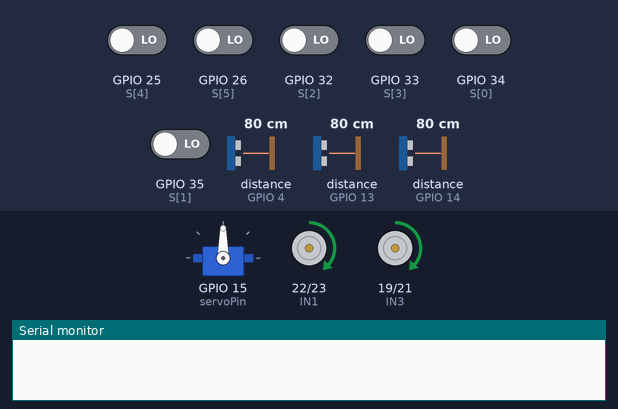
Recording of a sketch running on a simulated ESP32. On the bench: servo, motor-driver pin pairs drawn as motors (green arrow = first pin HIGH = forward, orange = second pin HIGH = backward, longer = more drive, scaled by the enable pin), the last lines printed to the serial monitor. Wiring (inferred from the names in the program): 3 × ultrasonic range finder: trigger GPIO 2, echo GPIO 4 / trigger GPIO 12, echo GPIO 13 / trigger GPIO 27, echo GPIO 14. Inputs (shaded band) come from the test bench; at power-on: GPIO 25 (S[4]), GPIO 26 (S[5]), GPIO 32 (S[2]), GPIO 33 (S[3]), GPIO 34 (S[0]), GPIO 35 (S[1]) LOW, distance to the obstacle (sensors on GPIO 4, GPIO 13, GPIO 14) 80 cm. The echo pulse lasts 58.3 µs per cm.

Above: at 4.2 s.
4.3 s: GPIO 26 (S[5]) driven HIGH
At 4.9 s:
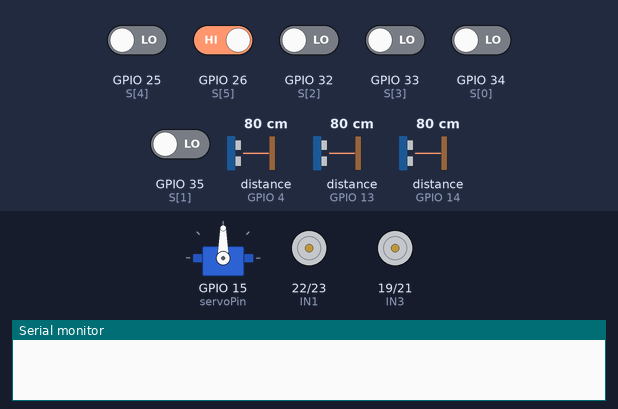
7.3 s: distance to the obstacle (sensor on GPIO 4) set to 23 cm
10.3 s: distance to the obstacle (sensor on GPIO 4) set to 18 cm
At 10.9 s:
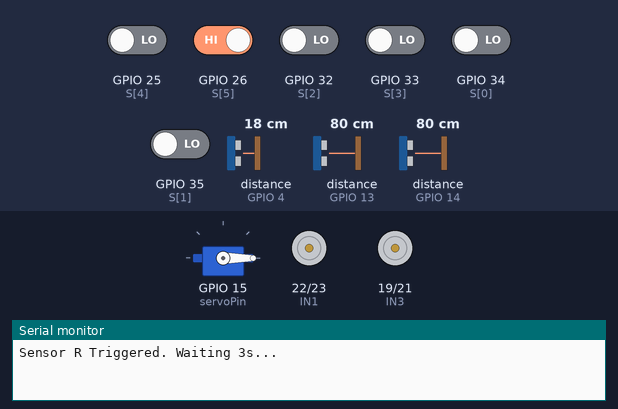
12.0 s: distance to the obstacle (sensor on GPIO 13) set to 22 cm
15.0 s: distance to the obstacle (sensor on GPIO 13) set to 18 cm
At 16.2 s:
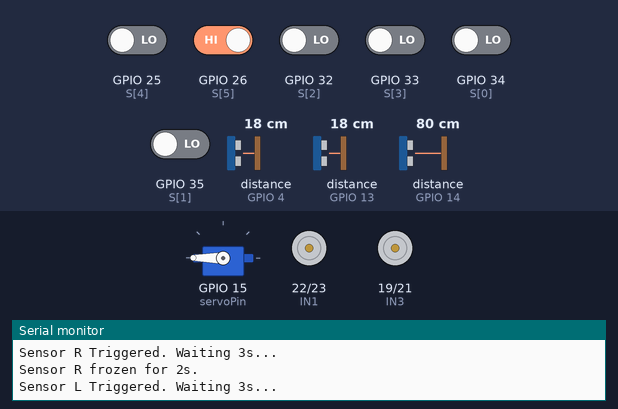
16.7 s: distance to the obstacle (sensor on GPIO 14) set to 18 cm
19.7 s: distance to the obstacle (sensor on GPIO 14) set to 13 cm
At 22.9 s:
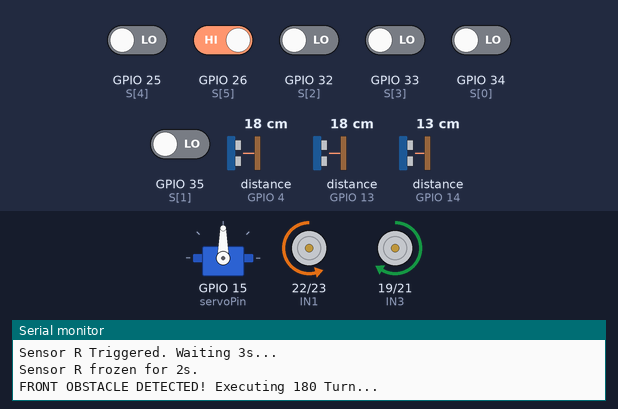
Timing chart, 0 to 23.7 s (numbered marks = the images above; inputs shaded):
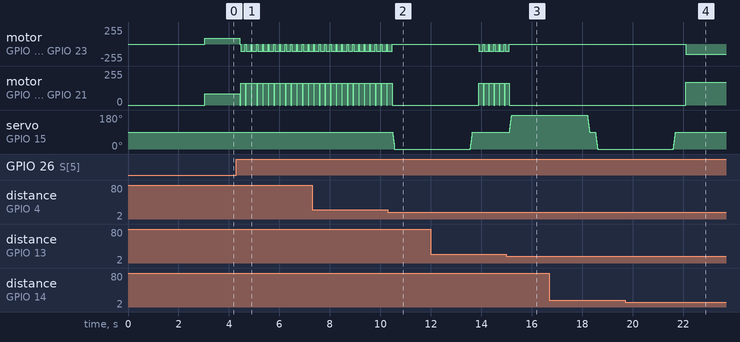

Measured:
- the behaviour switches between 21 and 20 cm on distance to the obstacle (sensor on GPIO 4) (found by bisection; images 1 and 2)
- the behaviour switches between 21 and 20 cm on distance to the obstacle (sensor on GPIO 13) (found by bisection; images 2 and 3)
- the behaviour switches between 16 and 15 cm on distance to the obstacle (sensor on GPIO 14) (found by bisection; images 3 and 4)
- after the input at 4.3 s, motor on GPIO 22 (IN1) / GPIO 23 (IN2): alternates backward 105/255 for 0.20 s and stopped for 0.03 s, starting after 0.13 s; motor on GPIO 19 (IN3) / GPIO 21 (IN4): alternates forward 165/255 for 0.20 s and stopped for 0.03 s, starting after 0.13 s
- after the input at 10.3 s, motor on GPIO 22 (IN1) / GPIO 23 (IN2), motor on GPIO 19 (IN3) / GPIO 21 (IN4): goes on until 10.5 s, then stays stopped; servo on GPIO 15 (servoPin): 90° → 0° after 0.18 s
- after the input at 15.0 s, motor on GPIO 22 (IN1) / GPIO 23 (IN2), motor on GPIO 19 (IN3) / GPIO 21 (IN4): goes on until 15.1 s, then stays stopped
- after the input at 19.7 s, motor on GPIO 22 (IN1) / GPIO 23 (IN2): stopped → backward 155/255 after 2.4 s; motor on GPIO 19 (IN3) / GPIO 21 (IN4): stopped → forward 170/255 after 2.4 s; servo on GPIO 15 (servoPin): goes on until 21.7 s, then stays 90°

The sketch:

main.ino
```cpp
#include <ESP32Servo.h>

// -------- ESP32 PINS --------
const int ENA = 18;
const int IN1 = 22;
const int IN2 = 23;
const int IN3 = 19;
const int IN4 = 21;
const int ENB = 5;

// IR Sensor Array
const int S[6] = {34, 35, 32, 33, 25, 26};

// Ultrasonic Pins
const int trigFront = 27; const int echoFront = 14;
const int trigLeft  = 12; const int echoLeft  = 13;
const int trigRight = 2;  const int echoRight = 4;

// Servo Configuration
Servo myServo;
const int servoPin = 15;
int currentServoAngle = 90;

// -------- TUNING VARIABLES --------
const int baseSpeed = 85;
const int turnSpeed = 135;
const int innerWheelSpeed = 75;
const int sharpTurnSpeed = 160;
const int sharpReverseSpeed = 100;

// Increased to 20cm so the robot has physical room to spin 180 without hitting the box
const int obstacleThreshold = 15;

// -------- SENSOR FREEZE VARIABLES --------
unsigned long frontFreezeUntil = 0;
unsigned long leftFreezeUntil = 0;
unsigned long rightFreezeUntil = 0;
const unsigned long freezeDuration = 2000; // 2 seconds (still used for side sensors)

// -------- MEMORY & TIMEOUT VARIABLES --------
char lastDirection = 'S';
bool isLost = false;
unsigned long lostStartTime = 0;
const unsigned long sweepTimeoutStraight = 100;
const unsigned long sweepTimeoutTurn = 700;

// TIME TRACKING FOR DYNAMIC FREEZE
unsigned long runStartTime = 0;

// STATE FLAG FOR SIDE DETECTION
bool enableSideDetection = true;

void motorSetup() {
  pinMode(IN1, OUTPUT); pinMode(IN2, OUTPUT);
  pinMode(IN3, OUTPUT); pinMode(IN4, OUTPUT);
  pinMode(ENA, OUTPUT); pinMode(ENB, OUTPUT);
  for(int i = 0; i < 6; i++) { pinMode(S[i], INPUT); }
  pinMode(trigFront, OUTPUT); pinMode(echoFront, INPUT);
  pinMode(trigLeft, OUTPUT);  pinMode(echoLeft, INPUT);
  pinMode(trigRight, OUTPUT); pinMode(echoRight, INPUT);

  myServo.attach(servoPin);
  myServo.write(90);
  currentServoAngle = 90;
}

void moveServoSlowly(int targetAngle) {
  int step = (currentServoAngle < targetAngle) ? 5 : -5;
  while (currentServoAngle != targetAngle) {
    currentServoAngle += step;
    myServo.write(currentServoAngle);
    delay(5);
  }
}

void drive(int rightSpd, int leftSpd) {
  if (leftSpd > 0)       { digitalWrite(IN1, HIGH); digitalWrite(IN2, LOW); }
  else if (leftSpd < 0)  { digitalWrite(IN1, LOW);  digitalWrite(IN2, HIGH); leftSpd = -leftSpd; }
  else                   { digitalWrite(IN1, LOW);  digitalWrite(IN2, LOW); }
  if (rightSpd > 0)      { digitalWrite(IN3, HIGH); digitalWrite(IN4, LOW  ); }
  else if (rightSpd < 0) { digitalWrite(IN3, LOW);  digitalWrite(IN4, HIGH); rightSpd = -rightSpd; }
  else                   { digitalWrite(IN3, LOW);  digitalWrite(IN4, LOW); }
  analogWrite(ENA, leftSpd);
  analogWrite(ENB, rightSpd);
}

void brake() {
  digitalWrite(IN1, LOW); digitalWrite(IN2, LOW);
  digitalWrite(IN3, LOW); digitalWrite(IN4, LOW);
  analogWrite(ENA, 0); analogWrite(ENB, 0);
}

long getDistance(int trig, int echo) {
  digitalWrite(trig, LOW); delayMicroseconds(2);
  digitalWrite(trig, HIGH); delayMicroseconds(10);
  digitalWrite(trig, LOW);
  long duration = pulseIn(echo, HIGH, 20000);
  delay(10); // Cross-talk protection
  if (duration == 0) return 999;
  return duration * 0.034 / 2;
}

void handleObstacle(int angle, char sensor) {
  brake();
  moveServoSlowly(angle);
  Serial.print("Sensor "); Serial.print(sensor); Serial.println(" Triggered. Waiting 3s...");
  delay(3000);
  moveServoSlowly(90);
  delay(200);

  if (sensor == 'L') leftFreezeUntil = millis() + freezeDuration;
  if (sensor == 'R') rightFreezeUntil = millis() + freezeDuration;
  Serial.print("Sensor "); Serial.print(sensor); Serial.println(" frozen for 2s.");
}

// ==========================================
// DYNAMIC 180-DEGREE TURN LOGIC
// ==========================================
void execute180Turn() {
  brake(); delay(200);
  Serial.println("FRONT OBSTACLE DETECTED! Executing 180 Turn...");

  // 1. Start spinning Right
  drive(sharpTurnSpeed+10, -sharpReverseSpeed-55);

  // 2. Blind spin for half a second to force the sensors OFF the current line
  delay(500);

  // 3. Dynamic Catch: Keep spinning until the center sensors see the line behind us
  unsigned long turnStartTime = millis();
  while (millis() - turnStartTime < 5000) { // 5-second failsafe

    // Read the two center sensors
    int s2 = digitalRead(S[2]);
    int s3 = digitalRead(S[3]);

    // The moment either center sensor hits black, we have completed the 180!
    if (s2 == HIGH || s3 == HIGH) {
      Serial.println("Line re-acquired! 180 complete.");
      break;
    }
  }

  brake(); delay(200);

  // 4. MUTE ALL ULTRASONIC SENSORS BASED ON NEW FORMULA
  unsigned long timeTaken = millis() - runStartTime;
  unsigned long dynamicFreezeDuration = 0;

  // 3 seconds * 1 = 3000 milliseconds
  // Safety check: Prevent negative calculation if it hits obstacle in under 3 seconds
  if (timeTaken > 3000) {
    dynamicFreezeDuration = 2 * (timeTaken - 3000);
  } else {
    dynamicFreezeDuration = 0; // Don't freeze if we hit the obstacle too early
  }

  unsigned long safeEscapeTime = millis() + dynamicFreezeDuration;
  frontFreezeUntil = safeEscapeTime;
  leftFreezeUntil = safeEscapeTime;
  rightFreezeUntil = safeEscapeTime;

  Serial.print("All Ultrasonic Sensors muted for ");
  Serial.print(dynamicFreezeDuration / 1000);
  Serial.println(" seconds.");
}

void setup() {
  Serial.begin(9600);
  ESP32PWM::allocateTimer(0); ESP32PWM::allocateTimer(1);
  ESP32PWM::allocateTimer(2); ESP32PWM::allocateTimer(3);
  motorSetup();
  delay(3000);

  // Mark the exact time the robot starts moving after setup
  runStartTime = millis();
}

void loop() {
  unsigned long currentTime = millis();

  // 1. CHECK ULTRASONIC SENSORS

  // FRONT SENSOR (Always Active) - triggers the 180 Turn
  if (currentTime > frontFreezeUntil) {
    if (getDistance(trigFront, echoFront) < obstacleThreshold) {
      execute180Turn();
      return;
    }
  }

  // SIDE SENSORS (Only Active if Phase 1 is true)
  if (enableSideDetection) {
    if (currentTime > leftFreezeUntil) {
      if (getDistance(trigLeft, echoLeft) < obstacleThreshold+5) {
        handleObstacle(180, 'L');
        return;
      }
    }

    if (currentTime > rightFreezeUntil) {
      if (getDistance(trigRight, echoRight) < obstacleThreshold+5) {
        handleObstacle(0, 'R');
        return;
      }
    }
  }

  // 2. READ IR SENSORS
  int s[6];
  for (int i = 0; i < 6; i++) { s[i] = digitalRead(S[i]); }
  int sensorState = (s[0] << 5) | (s[1] << 4) | (s[2] << 3) | (s[3] << 2) | (s[4] << 1) | s[5];

  if (sensorState != 0b000000) isLost = false;

  // 3. LINE FOLLOWING LOGIC
  switch (sensorState) {
    case 0b001100: case 0b001000: case 0b000100: case 0b011110:
      lastDirection = 'S';
      drive(baseSpeed, baseSpeed);
      break;

    case 0b011000: case 0b010000: case 0b011100:
      lastDirection = 'L'; drive(innerWheelSpeed, turnSpeed+10);
      break;

    case 0b110000: case 0b111000: case 0b101000:
      lastDirection = 'L'; drive(0, turnSpeed+10);
      break;

    case 0b100000: case 0b111100: case 0b111110:
      lastDirection = 'L'; brake(); delay(30);
      drive(-sharpReverseSpeed-5, sharpTurnSpeed+5); delay(150);
      break;

    case 0b000110: case 0b000010: case 0b001110:
      lastDirection = 'R'; drive(turnSpeed+10, innerWheelSpeed);
      break;

    case 0b000011: case 0b000111: case 0b000101:
      lastDirection = 'R'; drive(turnSpeed+10, 0);
      break;

    case 0b000001: case 0b001111: case 0b011111:
      lastDirection = 'R'; brake(); delay(30);
      drive(sharpTurnSpeed+5, -sharpReverseSpeed-5); delay(150);
      break;

    case 0b111111: brake(); break;

    case 0b000000: {
      if (!isLost) { isLost = true; lostStartTime = millis(); }
      unsigned long initialTimeout = (lastDirection == 'S') ? sweepTimeoutStraight : sweepTimeoutTurn;
      if (millis() - lostStartTime <= initialTimeout) {
        if (lastDirection == 'L') drive(-innerWheelSpeed-10, turnSpeed+20);
        else if (lastDirection == 'R') drive(turnSpeed+20, -innerWheelSpeed-10);
        else drive(baseSpeed, baseSpeed);
      } else {
        while (true) {
          if (millis() - lostStartTime > 10000) { brake(); break; }
          int found = 0;
          for(int i=0; i<6; i++) if(digitalRead(S[i])) found++;
          if (found > 0) { isLost = false; break; }
          if (lastDirection == 'L') drive(-innerWheelSpeed-15, turnSpeed+23);
          else if (lastDirection == 'R') drive(turnSpeed+23, -innerWheelSpeed-15);
          else drive(baseSpeed, baseSpeed);
          delay(100);
        }
      }
      break;
    }
  }
}
```
